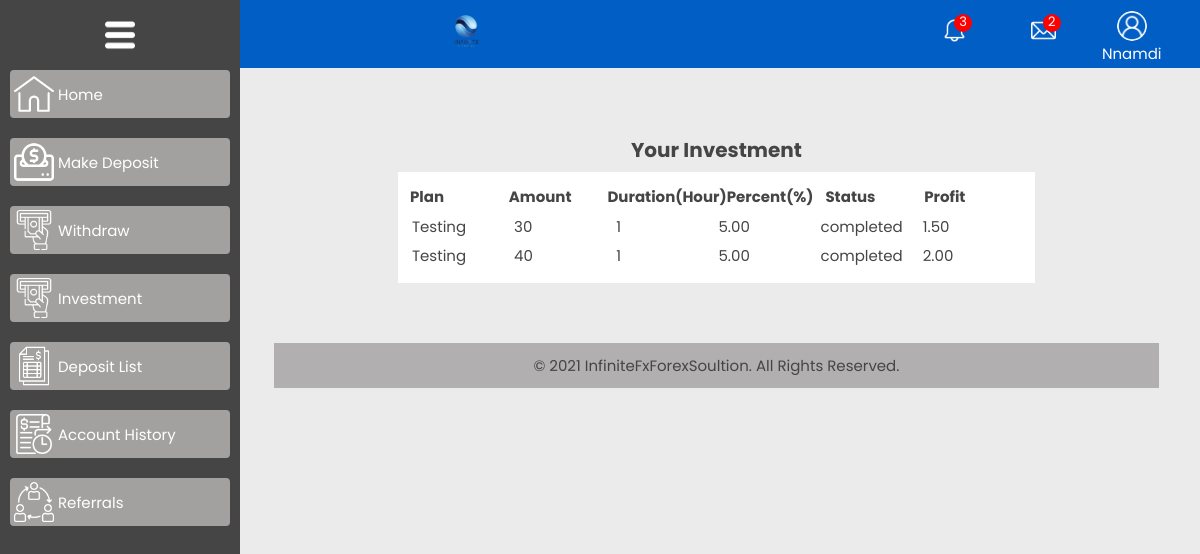
The page /investment/ (signed in) on the database as committed earlier.
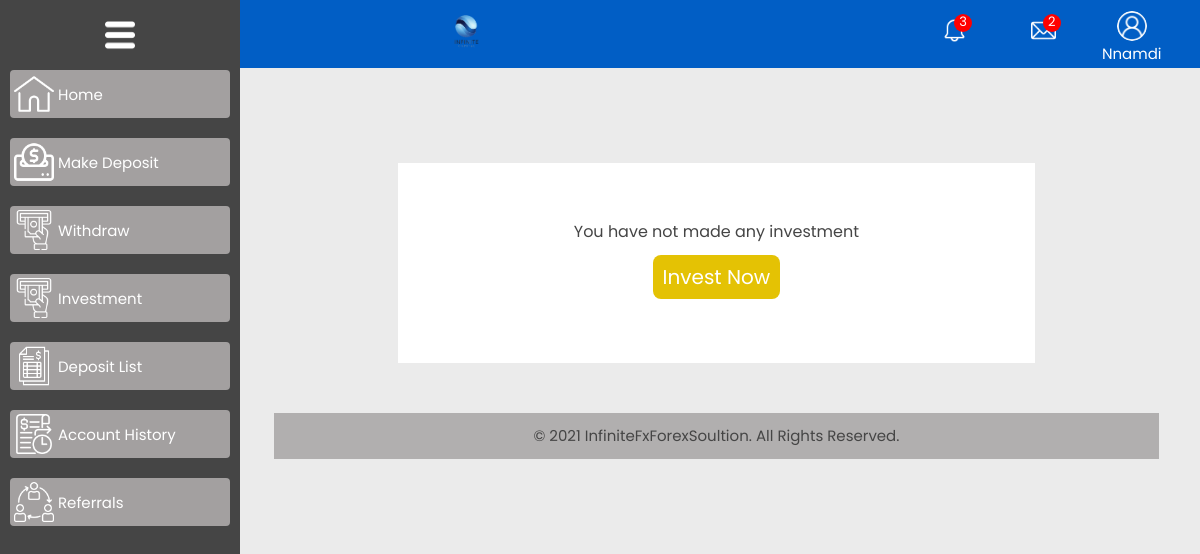
The same page on the database as committed later.
### core/models.py (models this page shows, shortened)
class Investment(models.Model):
  user = models.ForeignKey(User, on_delete=models.CASCADE)
  deposit = models.OneToOneField(Deposit, on_delete=models.CASCADE)
  plan = models.ForeignKey(Plan, on_delete=models.CASCADE)
  profit = models.DecimalField(max_digits=10, decimal_places=2)
  created_at = models.DateTimeField(auto_now_add=True)
  maturity_duration_hour = models.IntegerField()
  job_id = models.CharField(max_length=255, blank=True, null=True)
  STATUS_ACTIVE = 'active'
  STATUS_COMPLETED = 'completed'
  STATUS_CHOICES = [
    (STATUS_ACTIVE, 'Active'),
    (STATUS_COMPLETED, 'Completed'),
  ]
  status = models.CharField(max_length=20, choices=STATUS_CHOICES, default=STATUS_ACTIVE)

class Plan(models.Model):
  name = models.CharField(max_length=50)
  maturity_duration_hours = models.IntegerField()
  profit_percentage = models.DecimalField(max_digits=5, decimal_places=2)

class Deposit(models.Model):
  PENDING = 'pending'
  APPROVED = 'approved'
  CANCELED = 'canceled'
  STATUS_CHOICES = (
    (PENDING, 'Pending'),
    (APPROVED, 'Approved'),
    (CANCELED, 'Canceled'),
  )
  user = models.ForeignKey(User, on_delete=models.CASCADE)
  amount = models.PositiveIntegerField()
  created_at = models.DateTimeField(default=timezone.now)
  status = models.CharField(max_length=20, choices=STATUS_CHOICES, default=PENDING)

### accounts/views.py (the view)
# urls.py: path('investment/', views.investment, name='investment'),
@login_required(login_url = 'login')
def investment(request):
  user = request.user
  investment_list = Investment.objects.filter(user=user)
  data = {
    'investment_list':investment_list
  }
  return render(request, 'accounts/dashboardpages/investment.html',data)

### accounts/context_processors.py (called while the page is built)
def userprofile_context(request):
  if request.user.is_authenticated:
    try:
      userprofile = User.objects.get(id=request.user.id)
      return {'userprofile': userprofile}
    except ObjectDoesNotExist:
      pass
  return {}

### templates/accounts/dashboardpages/investment.html (shortened to what this page needs)
{% extends 'accounts/dashboardpages/dashbase.html' %}
{% load static %}
{% block content %}
 <div class="acount-container">
  {% if investment_list %}
    <div class="title"><h6 style="text-align: center; font-size:20px; margin-bottom:5px;">Your Investment</h6></div>
    <div class="investment-body">
        <table class="investment-table" >
          <thead class="table-head">
            <tr>
            <th>Plan</th>
            <th>Amount</th>
            <th>Duration(Hour)</th>
            <th>Percent(%)</th>
            <th>Status</th>
            <th>Profit</th>
            </tr>
          </thead>
          {% for item in investment_list %}
          <tbody class="investment-tbody">
            <tr>
              <td class="one">{{item.plan.name}}</td>
            </tr>
            <tr>
              <td class="one1">{{ item.deposit.amount }}</td>
            </tr>
            <tr>
              <td class="one2">{{item.maturity_duration_hour}}</td>
            </tr>
            <tr>
              <td class="one2">{{item.plan.profit_percentage}}</td>
            </tr>
            <tr>
              <td class="one3">{{item.status}}</td>
            </tr>
            <tr>
              <td class="one4">{{item.profit}}</td>
            </tr>
          </tbody>
          {% endfor %}
        </table>
    </div>
  {% else %}
    <div class="no-investment">
      <p>You have not made any investment</p>
      <a href="{% url 'deposite' %}" style="padding: 5px 10px;" class="cashout">Invest Now</a>
    </div>
  {% endif %}
</div>
{% endblock %}

Rows that differ between the two databases and show on the page:
removed Investment: plan.name "Testing", deposit.amount "30", maturity_duration_hour "1", plan.profit_percentage "5.00", status "completed", profit "1.50"
removed Investment: plan.name "Testing", deposit.amount "40", maturity_duration_hour "1", plan.profit_percentage "5.00", status "completed", profit "2.00"
Other text that changed with them:
text no longer shown: "Your Investment Plan Amount Duration(Hour) Percent(%) Status Profit"
text now shown: "You have not made any investment Invest Now"
